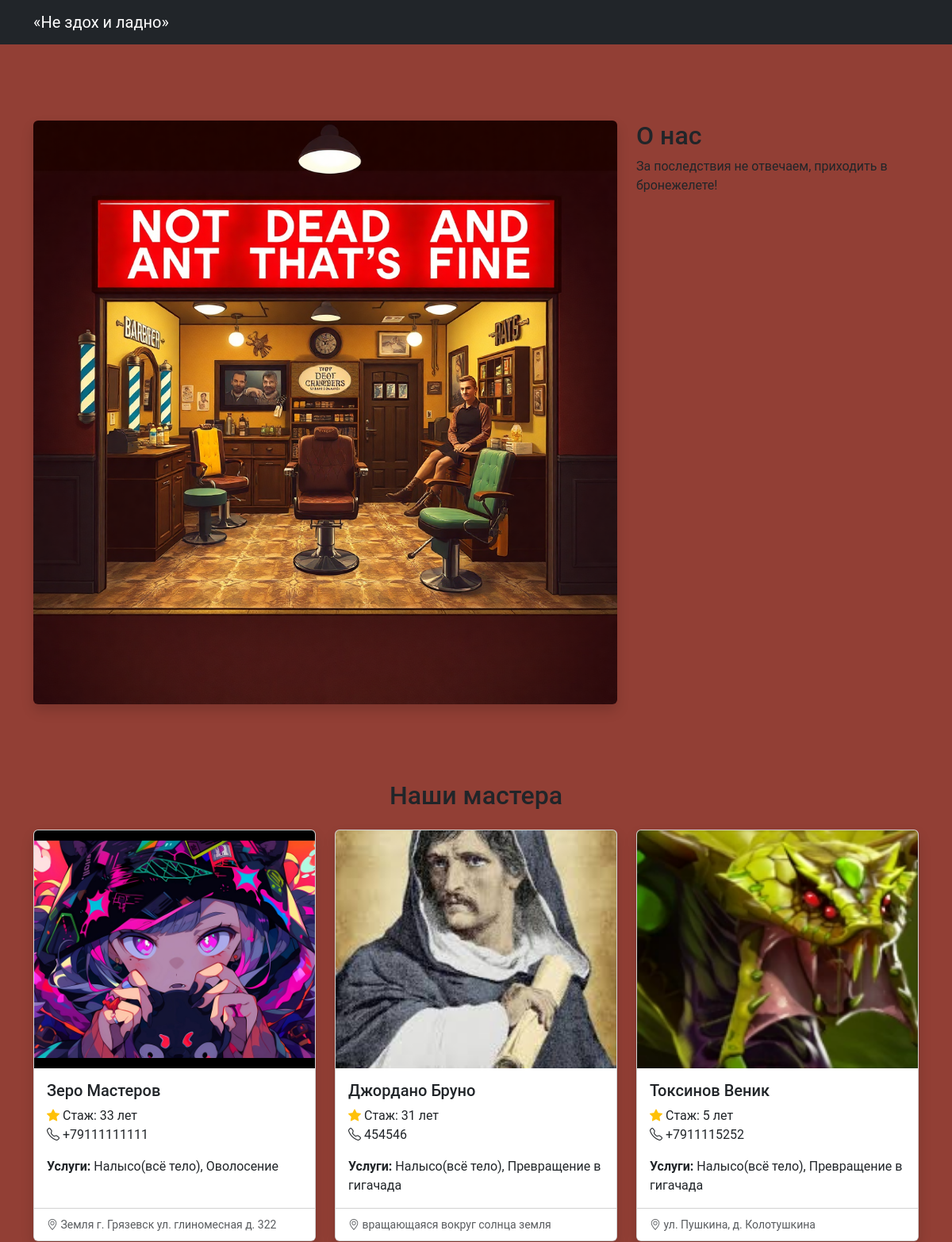
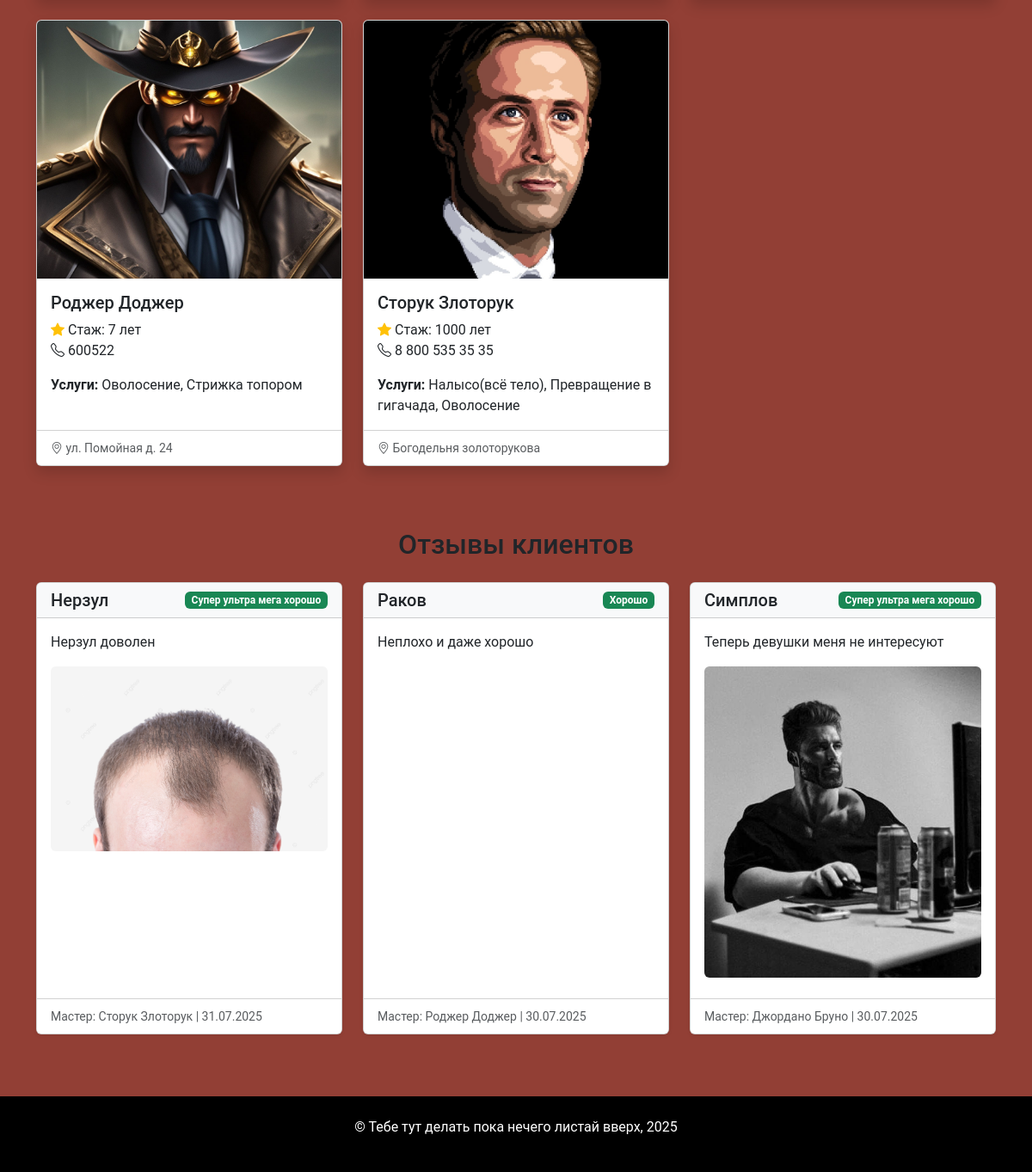
The page / on the database its author committed (2 pictures, top to bottom).
### core/models.py (models this page shows, shortened)
class Master(models.Model):
    name = models.CharField(max_length=150, verbose_name="Имя")
    photo = models.ImageField(upload_to="masters/", blank=True, verbose_name="Фотография", null=True)
    phone = models.CharField(max_length=20, verbose_name="Телефон")
    address = models.CharField(max_length=256, verbose_name="Адрес")
    experience = models.PositiveIntegerField(
        verbose_name="Стаж работы",
        help_text="Опыт работы в годах")
    services = models.ManyToManyField(
        "Service",
        related_name="masters",
        verbose_name="Услуги")
    is_active = models.BooleanField(
        default=True,
        verbose_name="Активен")
    class Meta:
        verbose_name = "Мастер"
        verbose_name_plural="Мастера"

class Service(models.Model):
    name = models.CharField(max_length=200, verbose_name="Название")
    description = models.TextField(blank=True, verbose_name="Описание")
    price = models.DecimalField(
        max_digits=10,
        decimal_places=2,
        verbose_name="Цена")
    duration = models.PositiveIntegerField (verbose_name="Длительность", help_text="Время выполнения в минутах")
    is_popular = models.BooleanField(default=False,  verbose_name="Популярная услуга")
    image = models.ImageField(
        null=True,
        upload_to="services/",
        blank=True,
        verbose_name="Изображение")
    class Meta:
        verbose_name = "Услуга"
        verbose_name_plural="Услуги"

class Review(models.Model):
    AI_STATUS_CHOICES = [
        ('ai_checked_true', '✅ Проверено ИИ'),
        ('ai_cancelled', '❌ Отклонено ИИ'),
        ('in_progress', '🔄 В процессе'),
        ('not_checked', '⏳ Не проверено'),
    ]
    ai_status = models.CharField(
        max_length=20,
        choices=AI_STATUS_CHOICES,
        default='not_checked',
        verbose_name='Статус модерации'
    )
    RATING_CHOICES = [
        (1, "Ужасно, плохо, нехорошо"),
        (2, "Плохо но хотябы жив"),
        (3, "Нормально нормально"),
        (4, "Хорошо"),
        (5, "Супер ультра мега хорошо")
    ]
    text = models.TextField(verbose_name="Текст отзыва")
    client_name = models.CharField(
        max_length=100,
        blank=True,
        null=True,
        verbose_name="Имя клиента")
    master = models.ForeignKey(
        "Master",
        on_delete=models.SET_NULL,
        null=True,
        verbose_name="Мастер")
    photo = models.ImageField(
        upload_to="reviews/",
        blank=True,
        null=True,
        verbose_name="Фотография")
    created_at = models.DateTimeField(auto_now_add=True, verbose_name="Дата создания")
    rating = models.PositiveSmallIntegerField(
        choices=RATING_CHOICES,
        default=5,
        verbose_name="Оценка")
    is_published = models.BooleanField(default=False, verbose_name="Опубликован")
    class Meta:
        verbose_name = "Отзыв"
        verbose_name_plural="Отзывы"

### core/views.py (the view)
# urls.py: path('', landing, name='landing'),
def landing(request):
    masters = Master.objects.filter(is_active=True)
    reviews = Review.objects.filter(is_published=True).order_by('-created_at')[:6]
    return render(request, 'landing.html', {'masters': masters, 'reviews': reviews})

### core/context_processors.py (called while the page is built)
def menu_barbershop(request):
    menu_context = [
        {"name": "Главная", "url": reverse("landing")},
        {"name": "О нас", "url": reverse("landing") + "#about"},
        {"name": "Преимущества", "url": reverse("landing") + "#benefits"},
        {"name": "Мастера", "url": reverse("landing") + "#masters"},
        {"name": "Услуги", "url": reverse("landing") + "#services"},
        {"name": "Запись", "url": reverse("landing") + "#booking"},
        {"name": "Спасибо", "url": reverse("thanks")},
    ]
    return menu_context

### templates/landing.html (shortened to what this page needs)
{% extends 'base.html' %}
{% load static %}
{% block content %}
<section id="about" class="row my-5 py-5">
    <div class="col-md-8">
        <img src="{% static 'images/barbershop.png' %}" id="StartIMG", alt="Наш барбершоп" class="img-fluid rounded shadow">
    </div>
    <div class="col-md-4">
        <h2>О нас</h2>
        <p>За последствия не отвечаем, приходить в бронежелете!</p>
    </div>
</section>
<section id="masters" class="mb-5">
    <h2 class="text-center mb-4">Наши мастера</h2>
    <div class="row">
        {% for master in masters %}
        <div class="col-md-4 mb-4">
            <div class="card h-100 shadow">
                {% if master.photo %}
                <img src="{{ master.photo.url }}" class="card-img-top" alt="{{ master.name }}" style="height: 300px; object-fit: cover;">
                {% else %}
                <div class="bg-light d-flex align-items-center justify-content-center" style="height: 300px;">
                    <span class="text-muted">Нет фото</span>
                </div>
                {% endif %}
                <div class="card-body">
                    <h5 class="card-title">{{ master.name }}</h5>
                    <p class="card-text">
                        <i class="bi bi-star-fill text-warning"></i> Стаж: {{ master.experience }} лет<br>
                        <i class="bi bi-telephone"></i> {{ master.phone }}
                    </p>
                    <p class="card-text">
                        <strong>Услуги:</strong>
                        {% for service in master.services.all|slice:":3" %}
                        {{ service.name }}{% if not forloop.last %}, {% endif %}
                        {% endfor %}
                    </p>
                </div>
                <div class="card-footer bg-white">
                    <small class="text-muted">
                        <i class="bi bi-geo-alt"></i> {{ master.address }}
                    </small>
                </div>
            </div>
        </div>
        {% endfor %}
    </div>
</section>
<section id="reviews" class="mb-5">
    <h2 class="text-center mb-4">Отзывы клиентов</h2>
    <div class="row">
        {% for review in reviews %}
        <div class="col-md-4 mb-4">
            <div class="card h-100 shadow-sm">
                <div class="card-header bg-light">
                    <div class="d-flex justify-content-between align-items-center">
                        <h5 class="card-title mb-0">
                            {{ review.client_name|default:"Аноним" }}
                        </h5>
                        <span class="badge bg-{% if review.rating >= 4 %}success{% elif review.rating >= 3 %}warning{% else %}danger{% endif %}">
                            {{ review.get_rating_display }}
                        </span>
                    </div>
                </div>
                <div class="card-body">
                    <p class="card-text">{{ review.text }}</p>
                    {% if review.photo %}
                    <img src="{{ review.photo.url }}" class="img-fluid rounded mb-2" alt="Фото отзыва">
                    {% endif %}
                </div>
                <div class="card-footer bg-white">
                    <small class="text-muted">
                        Мастер: {{ review.master.name }} |
                        {{ review.created_at|date:"d.m.Y" }}
                    </small>
                </div>
            </div>
        </div>
        {% endfor %}
    </div>
</section>
{% endblock %}

### static/css/main.css (style rules this page uses)
body { background-color: #7c170cd3; font-family: "Roboto", sans-serif; }

### rows shown on the page
Master: photo (picture), name "Зеро Мастеров", experience "33", phone "+79111111111", address "Земля г. Грязевск ул. глиномесная д. 322"
Service: name "Налысо(всё тело)"
Service: name "Оволосение"
Master: photo (picture), name "Джордано Бруно", experience "31", phone "454546", address "вращающаяся вокруг солнца земля"
Service: name "Превращение в гигачада"
Master: photo (picture), name "Токсинов Веник", experience "5", phone "+7911115252", address "ул. Пушкина, д. Колотушкина"
Master: photo (picture), name "Роджер Доджер", experience "7", phone "600522", address "ул. Помойная д. 24"
Service: name "Стрижка топором"
Master: photo (picture), name "Сторук Злоторук", experience "1000", phone "8 800 535 35 35", address "Богодельня золоторукова"
Review: client_name "Нерзул", rating "Супер ультра мега хорошо", text "Нерзул доволен", photo (picture), master.name "Сторук Злоторук", created_at "31.07.2025"
Review: client_name "Раков", rating "Хорошо", text "Неплохо и даже хорошо", master.name "Роджер Доджер", created_at "30.07.2025"
Review: client_name "Симплов", rating "Супер ультра мега хорошо", text "Теперь девушки меня не интересуют", photo (picture), master.name "Джордано Бруно", created_at "30.07.2025"
